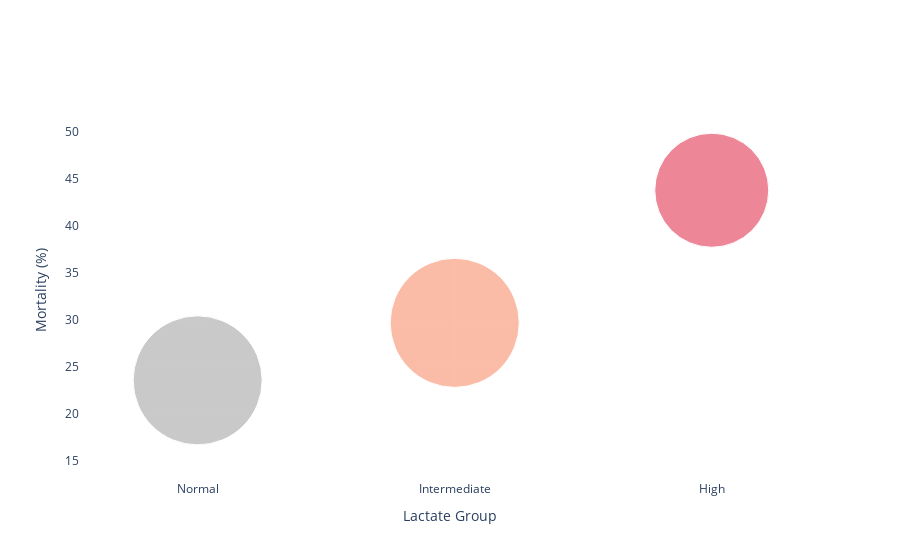

The notebook cell this image was saved under:
### Code cell
fig = go.Figure(data=[go.Scatter(
    x=['Normal','Intermediate','High'],
    y=[23.55, 29.67, 43.78],
    mode='markers',
    marker=dict(
        color=['#B3B3B3', '#FAA082', '#E5546C'],
        size=df4figure_groupped_q4['patient']/100*5,
    )
)])

fig.update_layout({'paper_bgcolor':'rgba(0,0,0,0)', 'plot_bgcolor':'rgba(0,0,0,0)'},
                  xaxis=dict(title='Lactate Group'),
                  yaxis=dict(title='Mortality (%)'))

fig.show()

### Figure 1 — Plotly figure (JSON) as saved in the notebook; plotly's stock layout.template omitted (floating-point values rounded to 4 significant figures)
{"data": [{"marker": {"color": ["#B3B3B3", "#FAA082", "#E5546C"], "size": [129.0, 129.1, 114]}, "mode": "markers", "type": "scatter", "x": ["Normal", "Intermediate", "High"], "y": [23.55, 29.67, 43.78]}], "layout": {"paper_bgcolor": "rgba(0,0,0,0)", "plot_bgcolor": "rgba(0,0,0,0)", "xaxis": {"title": {"text": "Lactate Group"}}, "yaxis": {"title": {"text": "Mortality (%)"}}}}
